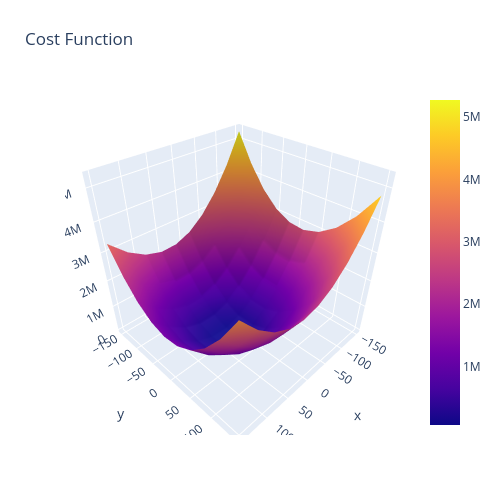

Notebook code cell kept with this figure:
### Code cell
import plotly.graph_objects as go

fig = go.Figure(data=[go.Surface(x = m_arr, y = b_arr, z =z_arr)])

fig.update_layout(title='Cost Function', autosize=False,
                  width=500, height=500,
                  margin=dict(l=65, r=50, b=65, t=90))



fig.show()

fig.write_html("cost_function.html")

# x is m and y is b, z is cost
